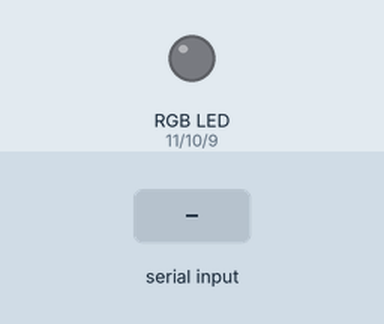
Recording of a sketch running on a simulated Arduino Uno, built with avr-gcc and run on an emulated ATmega328P. Shown: an RGB LED mixed from three pins (HIGH = lit). The inputs (shaded band) are chosen by the test bench. Dim RGB values are drawn brighter than linear; what the sketch prints to the serial monitor is not drawn.

Above: at 1.2 s.
1.3 s: "90,45\n" received over Serial
At 3.0 s:
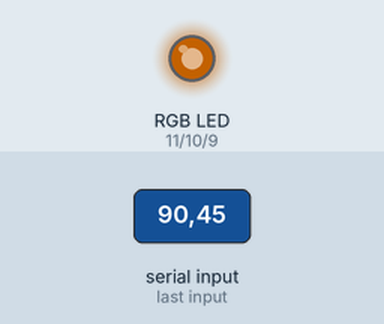
3.8 s: "90,45,200\n" received over Serial
At 4.3 s:
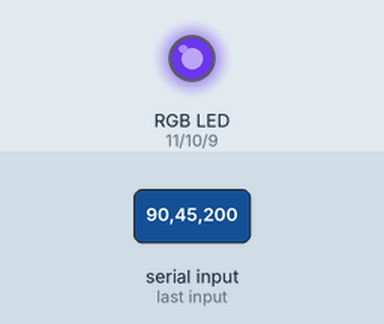
5.3 s: "30,150,10\n" received over Serial
At 6.5 s:
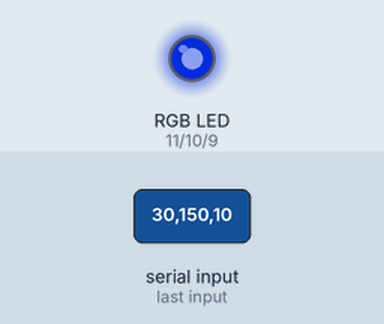
8.3 s: "30,150\n" received over Serial
At 10.5 s:
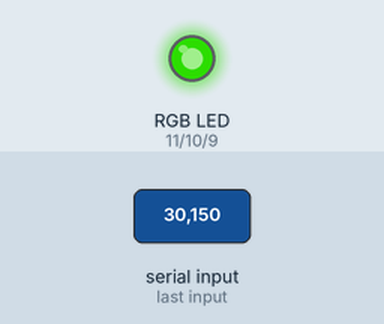
10.8 s: "90\n" received over Serial
At 13.3 s:
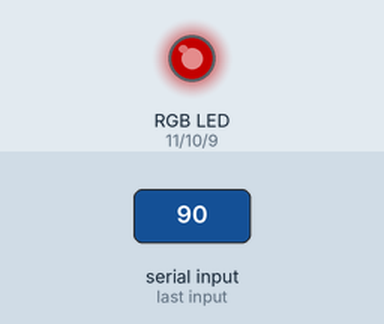
13.8 s: "200\n" received over Serial
At 16.8 s:
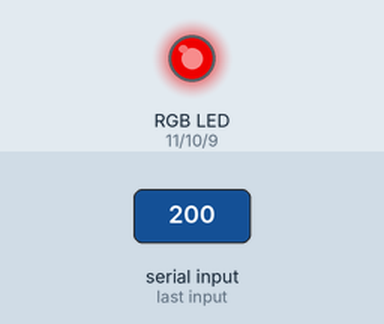
Timing chart, 0 to 17.8 s (numbered marks = the images above; inputs shaded):
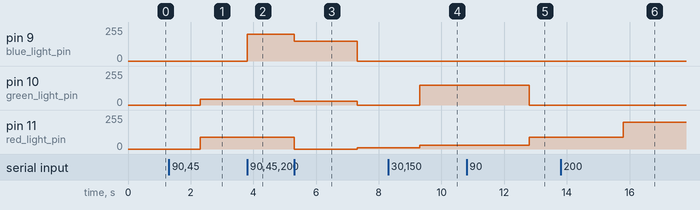

The sketch:

sketch_arduino.ino
```cpp
int red_light_pin= 11;
int green_light_pin = 10;
int blue_light_pin = 9;

int red = 0;
int green = 0;
int blue = 0;
int cpt;

void setup() {
  Serial.begin(9600);
  pinMode(red_light_pin, OUTPUT);
  pinMode(green_light_pin, OUTPUT);
  pinMode(blue_light_pin, OUTPUT);
  cpt = 0;

}
void loop() {
  //RGB_color(242,12,189);
  //RGB_color(red,green,blue);

}
void RGB_color(int red_light_value, int green_light_value, int blue_light_value)
 {
  analogWrite(red_light_pin, red_light_value);
  analogWrite(green_light_pin, green_light_value);
  analogWrite(blue_light_pin, blue_light_value);
}


 void serialEvent() {
   //char buffer[7];
   int tmp = 0;
   while (Serial.available()){
       //Serial.readBytesUntil(',', buffer, sizeof(int));
       //buffer[i] = 0;
       //red = atoi(buffer);
       if(cpt >= 2 || tmp >= 2) {
         cpt = 0;
         tmp = 0;
         //RGB_color(0,0,0);
         continue;
       }


       //if (cpt == 0)
         red = Serial.parseInt();
       //else if (cpt == 1)
         green = Serial.parseInt();
       //else if (cpt == 2) {
         blue = Serial.parseInt();
         RGB_color(red,green,blue);
       //}

       //R
       /*cpt ++;
       tmp ++;
       if(tmp >= 2 || cpt >= 2) {
         cpt = 0;
         tmp = 0;
         RGB_color(red,green,blue);
         delay(10);
         continue;
       }*/

   }

   Serial.print("aaaaaaaaaaaaaaaaaaaaaaaaaaaaaaaaaaaaWorks");


 }
```

Measured:
- after the input at 1.3 s, pin 10 (green_light_pin): 0/255 → 45/255 after 1.0 s; pin 11 (red_light_pin): 0/255 → 90/255 after 1.0 s
- after the input at 3.8 s, pin 9 (blue_light_pin): 0/255 → 200/255 at once
- after the input at 5.3 s, pin 9 (blue_light_pin): 200/255 → 150/255 at once, → 0/255 2.0 s later; pin 10 (green_light_pin): 45/255 → 30/255 at once, → 0/255 2.0 s later; pin 11 (red_light_pin): 90/255 → 0/255 after 0.01 s instead of 1.5 s
- after the input at 8.3 s, pin 10 (green_light_pin): 0/255 → 150/255 after 1.0 s; pin 11 (red_light_pin): 10/255 → 30/255 after 1.0 s
- after the input at 10.8 s, pin 10 (green_light_pin): 150/255 → 0/255 after 2.0 s; pin 11 (red_light_pin): 30/255 → 90/255 after 2.0 s
- after the input at 13.8 s, pin 11 (red_light_pin): 90/255 → 200/255 after 2.0 s
